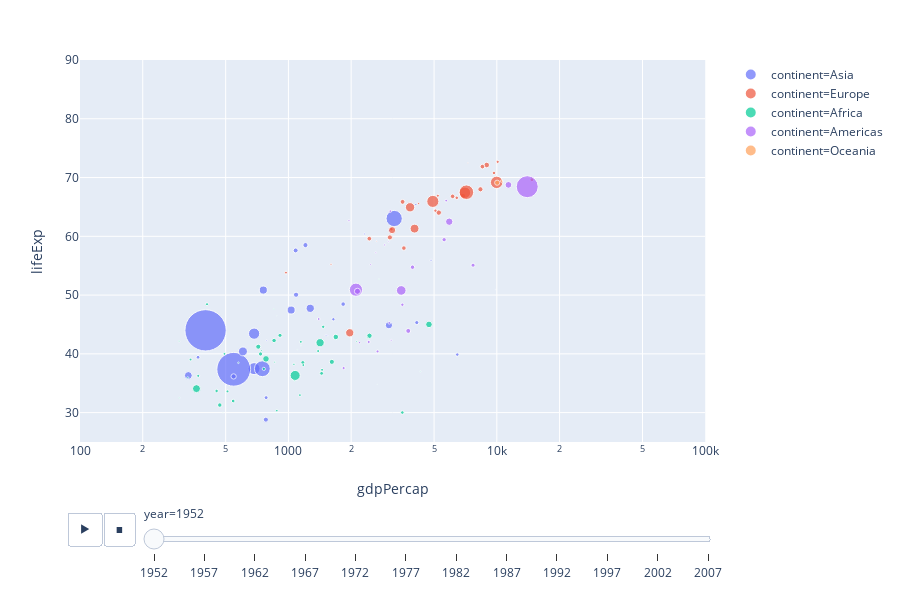

Notebook cell for this chart:
### Code cell
fig2 = px.scatter(df, x="gdpPercap", y="lifeExp", animation_frame="year", animation_group="country",
           size="pop", color="continent", hover_name="country",
           log_x=True, size_max=45, range_x=[100,100000], range_y=[25,90])
fig2.show()

### Figure 1 — Plotly figure (JSON) as saved in the notebook; plotly's stock layout.template omitted (floating-point values rounded to 4 significant figures)
{"data": [{"hoverlabel": {"namelength": 0}, "hovertemplate": "<b>%{hovertext}</b><br><br>continent=Asia<br>year=1952<br>gdpPercap=%{x}<br>lifeExp=%{y}<br>pop=%{marker.size}", "hovertext": ["Afghanistan", "Bahrain", "Bangladesh", "Cambodia", "China", "Hong Kong, China", "India", "Indonesia", "Iran", "Iraq", "Israel", "Japan", "Jordan", "Korea, Dem. Rep.", "Korea, Rep.", "Kuwait", "Lebanon", "Malaysia", "Mongolia", "Myanmar", "Nepal", "Oman", "Pakistan", "Philippines", "Saudi Arabia", "Singapore", "Sri Lanka", "Syria", "Taiwan", "Thailand", "Vietnam", "West Bank and Gaza", "Yemen, Rep."], "ids": ["Afghanistan", "Bahrain", "Bangladesh", "Cambodia", "China", "Hong Kong, China", "India", "Indonesia", "Iran", "Iraq", "Israel", "Japan", "Jordan", "Korea, Dem. Rep.", "Korea, Rep.", "Kuwait", "Lebanon", "Malaysia", "Mongolia", "Myanmar", "Nepal", "Oman", "Pakistan", "Philippines", "Saudi Arabia", "Singapore", "Sri Lanka", "Syria", "Taiwan", "Thailand", "Vietnam", "West Bank and Gaza", "Yemen, Rep."], "legendgroup": "continent=Asia", "marker": {"color": "#636efa", "size": [8425333, 120447, 46886859, 4693836, 556263527, 2125900, 372000000, 82052000, 17272000, 5441766, 1620914, 86459025, 607914, 8865488, 20947571, 160000, 1439529, 6748378, 800663, 20092996, 9182536, 507833, 41346560, 22438691, 4005677, 1127000, 7982342, 3661549, 8550362, 21289402, 26246839, 1030585, 4963829], "sizemode": "area", "sizeref": 651200.0, "symbol": "circle"}, "mode": "markers", "name": "continent=Asia", "showlegend": true, "type": "scatter", "x": [779.4, 9867.0, 684.2, 368.5, 400.4, 3054.0, 546.6, 749.7, 3035.0, 4130.0, 4087.0, 3217.0, 1547.0, 1088.0, 1031.0, 108400.0, 4835.0, 1831.0, 786.6, 331, 545.9, 1828.0, 684.6, 1273.0, 6460.0, 2315.0, 1084.0, 1643.0, 1207.0, 757.8, 605.1, 1516.0, 781.7], "xaxis": "x", "y": [28.8, 50.94, 37.48, 39.42, 44, 60.96, 37.37, 37.47, 44.87, 45.32, 65.39, 63.03, 43.16, 50.06, 47.45, 55.56, 55.93, 48.46, 42.24, 36.32, 36.16, 37.58, 43.44, 47.75, 39.88, 60.4, 57.59, 45.88, 58.5, 50.85, 40.41, 43.16, 32.55], "yaxis": "y"}, {"hoverlabel": {"namelength": 0}, "hovertemplate": "<b>%{hovertext}</b><br><br>continent=Europe<br>year=1952<br>gdpPercap=%{x}<br>lifeExp=%{y}<br>pop=%{marker.size}", "hovertext": ["Albania", "Austria", "Belgium", "Bosnia and Herzegovina", "Bulgaria", "Croatia", "Czech Republic", "Denmark", "Finland", "France", "Germany", "Greece", "Hungary", "Iceland", "Ireland", "Italy", "Montenegro", "Netherlands", "Norway", "Poland", "Portugal", "Romania", "Serbia", "Slovak Republic", "Slovenia", "Spain", "Sweden", "Switzerland", "Turkey", "United Kingdom"], "ids": ["Albania", "Austria", "Belgium", "Bosnia and Herzegovina", "Bulgaria", "Croatia", "Czech Republic", "Denmark", "Finland", "France", "Germany", "Greece", "Hungary", "Iceland", "Ireland", "Italy", "Montenegro", "Netherlands", "Norway", "Poland", "Portugal", "Romania", "Serbia", "Slovak Republic", "Slovenia", "Spain", "Sweden", "Switzerland", "Turkey", "United Kingdom"], "legendgroup": "continent=Europe", "marker": {"color": "#EF553B", "size": [1282697, 6927772, 8730405, 2791000, 7274900, 3882229, 9125183, 4334000, 4090500, 42459667, 69145952, 7733250, 9504000, 147962, 2952156, 47666000, 413834, 10381988, 3327728, 25730551, 8526050, 16630000, 6860147, 3558137, 1489518, 28549870, 7124673, 4815000, 22235677, 50430000], "sizemode": "area", "sizeref": 651200.0, "symbol": "circle"}, "mode": "markers", "name": "continent=Europe", "showlegend": true, "type": "scatter", "x": [1601.0, 6137.0, 8343.0, 973.5, 2444.0, 3119.0, 6876.0, 9692.0, 6425.0, 7030.0, 7144.0, 3531.0, 5264.0, 7268.0, 5210.0, 4931.0, 2648.0, 8942.0, 10100.0, 4029.0, 3068.0, 3145.0, 3581.0, 5075.0, 4215.0, 3834.0, 8528.0, 14730.0, 1969.0, 9980.0], "xaxis": "x", "y": [55.23, 66.8, 68, 53.82, 59.6, 61.21, 66.87, 70.78, 66.55, 67.41, 67.5, 65.86, 64.03, 72.49, 66.91, 65.94, 59.16, 72.13, 72.67, 61.31, 59.82, 61.05, 58.0, 64.36, 65.57, 64.94, 71.86, 69.62, 43.59, 69.18], "yaxis": "y"}, {"hoverlabel": {"namelength": 0}, "hovertemplate": "<b>%{hovertext}</b><br><br>continent=Africa<br>year=1952<br>gdpPercap=%{x}<br>lifeExp=%{y}<br>pop=%{marker.size}", "hovertext": ["Algeria", "Angola", "Benin", "Botswana", "Burkina Faso", "Burundi", "Cameroon", "Central African Republic", "Chad", "Comoros", "Congo, Dem. Rep.", "Congo, Rep.", "Cote d'Ivoire", "Djibouti", "Egypt", "Equatorial Guinea", "Eritrea", "Ethiopia", "Gabon", "Gambia", "Ghana", "Guinea", "Guinea-Bissau", "Kenya", "Lesotho", "Liberia", "Libya", "Madagascar", "Malawi", "Mali", "Mauritania", "Mauritius", "Morocco", "Mozambique", "Namibia", "Niger", "Nigeria", "Reunion", "Rwanda", "Sao Tome and Principe", "Senegal", "Sierra Leone", "Somalia", "South Africa", "Sudan", "Swaziland", "Tanzania", "Togo", "Tunisia", "Uganda", "Zambia", "Zimbabwe"], "ids": ["Algeria", "Angola", "Benin", "Botswana", "Burkina Faso", "Burundi", "Cameroon", "Central African Republic", "Chad", "Comoros", "Congo, Dem. Rep.", "Congo, Rep.", "Cote d'Ivoire", "Djibouti", "Egypt", "Equatorial Guinea", "Eritrea", "Ethiopia", "Gabon", "Gambia", "Ghana", "Guinea", "Guinea-Bissau", "Kenya", "Lesotho", "Liberia", "Libya", "Madagascar", "Malawi", "Mali", "Mauritania", "Mauritius", "Morocco", "Mozambique", "Namibia", "Niger", "Nigeria", "Reunion", "Rwanda", "Sao Tome and Principe", "Senegal", "Sierra Leone", "Somalia", "South Africa", "Sudan", "Swaziland", "Tanzania", "Togo", "Tunisia", "Uganda", "Zambia", "Zimbabwe"], "legendgroup": "continent=Africa", "marker": {"color": "#00cc96", "size": [9279525, 4232095, 1738315, 442308, 4469979, 2445618, 5009067, 1291695, 2682462, 153936, 14100005, 854885, 2977019, 63149, 22223309, 216964, 1438760, 20860941, 420702, 284320, 5581001, 2664249, 580653, 6464046, 748747, 863308, 1019729, 4762912, 2917802, 3838168, 1022556, 516556, 9939217, 6446316, 485831, 3379468, 33119096, 257700, 2534927, 60011, 2755589, 2143249, 2526994, 14264935, 8504667, 290243, 8322925, 1219113, 3647735, 5824797, 2672000, 3080907], "sizemode": "area", "sizeref": 651200.0, "symbol": "circle"}, "mode": "markers", "name": "continent=Africa", "showlegend": true, "type": "scatter", "x": [2449.0, 3521.0, 1063.0, 851.2, 543.3, 339.3, 1173.0, 1071.0, 1179.0, 1103.0, 780.5, 2126.0, 1389.0, 2670.0, 1419.0, 375.6, 328.9, 362.1, 4293.0, 485.2, 911.3, 510.2, 299.9, 853.5, 298.8, 575.6, 2388.0, 1443.0, 369.2, 452.3, 743.1, 1968.0, 1688.0, 468.5, 2424.0, 761.9, 1077.0, 2719.0, 493.3, 879.6, 1450.0, 879.8, 1136.0, 4725.0, 1616.0, 1148.0, 716.7, 859.8, 1468.0, 734.8, 1147.0, 406.9], "xaxis": "x", "y": [43.08, 30.02, 38.22, 47.62, 31.98, 39.03, 38.52, 35.46, 38.09, 40.72, 39.14, 42.11, 40.48, 34.81, 41.89, 34.48, 35.93, 34.08, 37.0, 30, 43.15, 33.61, 32.5, 42.27, 42.14, 38.48, 42.72, 36.68, 36.26, 33.69, 40.54, 50.99, 42.87, 31.29, 41.73, 37.44, 36.32, 52.72, 40, 46.47, 37.28, 30.33, 32.98, 45.01, 38.63, 41.41, 41.22, 38.6, 44.6, 39.98, 42.04, 48.45], "yaxis": "y"}, {"hoverlabel": {"namelength": 0}, "hovertemplate": "<b>%{hovertext}</b><br><br>continent=Americas<br>year=1952<br>gdpPercap=%{x}<br>lifeExp=%{y}<br>pop=%{marker.size}", "hovertext": ["Argentina", "Bolivia", "Brazil", "Canada", "Chile", "Colombia", "Costa Rica", "Cuba", "Dominican Republic", "Ecuador", "El Salvador", "Guatemala", "Haiti", "Honduras", "Jamaica", "Mexico", "Nicaragua", "Panama", "Paraguay", "Peru", "Puerto Rico", "Trinidad and Tobago", "United States", "Uruguay", "Venezuela"], "ids": ["Argentina", "Bolivia", "Brazil", "Canada", "Chile", "Colombia", "Costa Rica", "Cuba", "Dominican Republic", "Ecuador", "El Salvador", "Guatemala", "Haiti", "Honduras", "Jamaica", "Mexico", "Nicaragua", "Panama", "Paraguay", "Peru", "Puerto Rico", "Trinidad and Tobago", "United States", "Uruguay", "Venezuela"], "legendgroup": "continent=Americas", "marker": {"color": "#ab63fa", "size": [17876956, 2883315, 56602560, 14785584, 6377619, 12350771, 926317, 6007797, 2491346, 3548753, 2042865, 3146381, 3201488, 1517453, 1426095, 30144317, 1165790, 940080, 1555876, 8025700, 2227000, 662850, 157553000, 2252965, 5439568], "sizemode": "area", "sizeref": 651200.0, "symbol": "circle"}, "mode": "markers", "name": "continent=Americas", "showlegend": true, "type": "scatter", "x": [5911.0, 2677.0, 2109.0, 11370.0, 3940.0, 2144.0, 2627.0, 5587.0, 1398.0, 3522.0, 3048.0, 2428.0, 1840.0, 2195.0, 2899.0, 3478.0, 3112.0, 2480.0, 1952.0, 3759.0, 3082.0, 3023.0, 13990.0, 5717.0, 7690.0], "xaxis": "x", "y": [62.48, 40.41, 50.92, 68.75, 54.74, 50.64, 57.21, 59.42, 45.93, 48.36, 45.26, 42.02, 37.58, 41.91, 58.53, 50.79, 42.31, 55.19, 62.65, 43.9, 64.28, 59.1, 68.44, 66.07, 55.09], "yaxis": "y"}, {"hoverlabel": {"namelength": 0}, "hovertemplate": "<b>%{hovertext}</b><br><br>continent=Oceania<br>year=1952<br>gdpPercap=%{x}<br>lifeExp=%{y}<br>pop=%{marker.size}", "hovertext": ["Australia", "New Zealand"], "ids": ["Australia", "New Zealand"], "legendgroup": "continent=Oceania", "marker": {"color": "#FFA15A", "size": [8691212, 1994794], "sizemode": "area", "sizeref": 651200.0, "symbol": "circle"}, "mode": "markers", "name": "continent=Oceania", "showlegend": true, "type": "scatter", "x": [10040.0, 10560.0], "xaxis": "x", "y": [69.12, 69.39], "yaxis": "y"}], "layout": {"height": 600, "legend": {"itemsizing": "constant", "tracegroupgap": 0}, "margin": {"t": 60}, "sliders": [{"active": 0, "currentvalue": {"prefix": "year="}, "len": 0.9, "pad": {"b": 10, "t": 60}, "steps": [{"args": [["1952"], {"frame": {"duration": 0, "redraw": false}, "fromcurrent": true, "mode": "immediate", "transition": {"duration": 0, "easing": "linear"}}], "label": "1952", "method": "animate"}, {"args": [["1957"], {"frame": {"duration": 0, "redraw": false}, "fromcurrent": true, "mode": "immediate", "transition": {"duration": 0, "easing": "linear"}}], "label": "1957", "method": "animate"}, {"args": [["1962"], {"frame": {"duration": 0, "redraw": false}, "fromcurrent": true, "mode": "immediate", "transition": {"duration": 0, "easing": "linear"}}], "label": "1962", "method": "animate"}, {"args": [["1967"], {"frame": {"duration": 0, "redraw": false}, "fromcurrent": true, "mode": "immediate", "transition": {"duration": 0, "easing": "linear"}}], "label": "1967", "method": "animate"}, {"args": [["1972"], {"frame": {"duration": 0, "redraw": false}, "fromcurrent": true, "mode": "immediate", "transition": {"duration": 0, "easing": "linear"}}], "label": "1972", "method": "animate"}, {"args": [["1977"], {"frame": {"duration": 0, "redraw": false}, "fromcurrent": true, "mode": "immediate", "transition": {"duration": 0, "easing": "linear"}}], "label": "1977", "method": "animate"}, {"args": [["1982"], {"frame": {"duration": 0, "redraw": false}, "fromcurrent": true, "mode": "immediate", "transition": {"duration": 0, "easing": "linear"}}], "label": "1982", "method": "animate"}, {"args": [["1987"], {"frame": {"duration": 0, "redraw": false}, "fromcurrent": true, "mode": "immediate", "transition": {"duration": 0, "easing": "linear"}}], "label": "1987", "method": "animate"}, {"args": [["1992"], {"frame": {"duration": 0, "redraw": false}, "fromcurrent": true, "mode": "immediate", "transition": {"duration": 0, "easing": "linear"}}], "label": "1992", "method": "animate"}, {"args": [["1997"], {"frame": {"duration": 0, "redraw": false}, "fromcurrent": true, "mode": "immediate", "transition": {"duration": 0, "easing": "linear"}}], "label": "1997", "method": "animate"}, {"args": [["2002"], {"frame": {"duration": 0, "redraw": false}, "fromcurrent": true, "mode": "immediate", "transition": {"duration": 0, "easing": "linear"}}], "label": "2002", "method": "animate"}, {"args": [["2007"], {"frame": {"duration": 0, "redraw": false}, "fromcurrent": true, "mode": "immediate", "transition": {"duration": 0, "easing": "linear"}}], "label": "2007", "method": "animate"}], "x": 0.1, "xanchor": "left", "y": 0, "yanchor": "top"}], "updatemenus": [{"buttons": [{"args": [null, {"frame": {"duration": 500, "redraw": false}, "fromcurrent": true, "mode": "immediate", "transition": {"duration": 500, "easing": "linear"}}], "label": "&#9654;", "method": "animate"}, {"args": [[null], {"frame": {"duration": 0, "redraw": false}, "fromcurrent": true, "mode": "immediate", "transition": {"duration": 0, "easing": "linear"}}], "label": "&#9724;", "method": "animate"}], "direction": "left", "pad": {"r": 10, "t": 70}, "showactive": false, "type": "buttons", "x": 0.1, "xanchor": "right", "y": 0, "yanchor": "top"}], "xaxis": {"anchor": "y", "domain": [0, 0.98], "range": [2, 5], "title": {"text": "gdpPercap"}, "type": "log"}, "yaxis": {"anchor": "x", "domain": [0, 1], "range": [25, 90], "title": {"text": "lifeExp"}}}}
